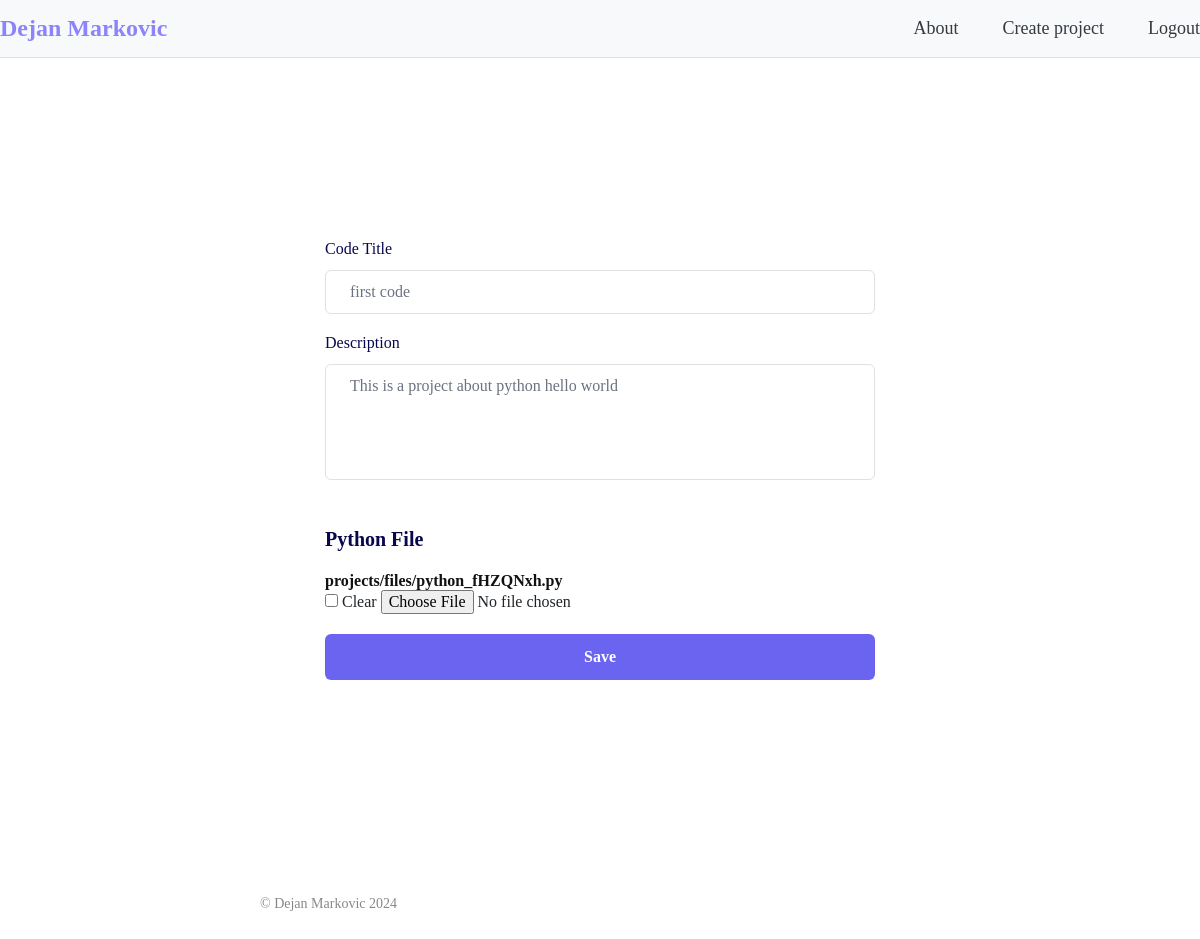
The page /project/13/edit/ (signed in) on the database its author committed.
### portfolio_app/models.py (models this page shows, shortened)
class ProjectDetailModel(models.Model):
    project = models.ForeignKey(ProjectModel, on_delete=models.CASCADE, related_name='details')
    code_title = models.CharField(max_length=255)
    description = models.TextField()
    python_file = models.FileField(upload_to='projects/files/', blank=True, null=True)

### portfolio_app/views.py (the view)
# urls.py: path('project/<int:detail_id>/edit/', views.edit_details_view, name='edit_details'),
@login_required(login_url="portfolio_page")
def edit_details_view(request, detail_id):
    detail = get_object_or_404(ProjectDetailModel, id=detail_id)
    if request.method == 'POST':
        data = request.POST
        form = ProjectDetailForm(data, request.FILES, instance=detail)
        if form.is_valid():
            form.save()
            return redirect('project_detail', project_id=detail.project.id)
        else:
            for field, errors in form.errors.items():
                for error in errors:
                    messages.error(request, error)
            context = {
                'detail': detail,
                'form': form,
                'page_title': 'Edit Details',
            }
            return render(request, 'portfolio_app/edit_project_details.html', context)
    else:
        form = ProjectDetailForm(instance=detail)
        context = {
            'detail': detail,
            'form': form,
            'page_title': 'Edit Details',
        }
        return render(request, 'portfolio_app/edit_project_details.html', context)

### portfolio_app/forms.py (shortened to what this page needs)
class ProjectDetailForm(forms.ModelForm):
    MAX_CODE_TITLE_LENGTH = 255  # Define the maximum length for the code title
    class Meta:
        model = ProjectDetailModel
        fields = ['code_title', 'description', 'python_file']

### portfolio_app/templates/portfolio_app/edit_project_details.html (shortened to what this page needs)
{% extends 'base.html' %}
{% load static %}
{% block content %}
<div class="toast-container position-fixed top-0 end-0 p-3">
  </div>
  <div class="hero">
      <div class="formbold-main-wrapper">
        <div class="formbold-form-wrapper">
          <form method="post" action="{% url 'edit_details' detail.id %}" hx-post="{% url 'edit_details' detail.id %}" hx-target="#project_details" enctype="multipart/form-data" hx-push-url="{% url 'project_detail' detail.id %}">
            <div class="formbold-mb-5">
              <label for="{{ form.code_title.id_for_label }}" class="formbold-form-label">
                  Code Title
              </label>
              <input class="formbold-form-input" type="text" name="{{ form.code_title.name }}" id="{{ form.code_title.id }}"
                  value="{{ form.code_title.value }}" placeholder="{{ form.code_title.label }}">
            </div>
            <div class="formbold-mb-5">
              <label class="formbold-form-label" for="{{ form.description.id_for_label }}">Description</label>
              <textarea class="formbold-form-input" name="{{ form.description.name }}" id="{{ form.description.id }}"
              placeholder="{{ form.description.label }}" rows="5" cols="40">{{ form.description.value }}</textarea>
            </div>
            <div style = "margin-bottom: 20px;" class="mb-6 pt-4">
              <label for="{{ form.python_file.id_for_label }}" class="formbold-form-label formbold-form-label-2">
                Python File
              </label>
                {% if form.python_file.value %}
                <a href="{{ form.python_file.value.url }}" class="file-link" style = "font-size: 1rem;">
                  {{ form.python_file.value.name }}
                </a>
                <input type="checkbox" name="python_file-clear" id="python_file-clear_id">
                <label for="python_file-clear_id">Clear</label>
            {% endif %}
            <input type="file" name="{{ form.python_file.name }}" id="{{ form.python_file.id }}" style="width: 213px;" accept=".py">
            </div>
            <div>
              <button type="submit" class="formbold-btn w-full">Save</button>
            </div>
            </form>
        </div>
      </div>
</div>
<link rel="stylesheet" href="//code.jquery.com/ui/1.13.2/themes/base/jquery-ui.css">
{% endblock %}

### static/www.dejan.works/css/style.css (style rules this page uses)
html, body, div, span, applet, object, iframe, h1, h2, h3, h4, h5, h6, p, blockquote, pre, a, abbr, acronym, address, big, cite, code, del, dfn, em, img, ins, kbd, q, s, samp, small, strike, strong, sub, sup, tt, var, b, u, i, center, dl, dt, dd, ol, ul, li, fieldset, form, label, legend, table, caption, tbody, tfoot, thead, tr, th, td, article, aside, canvas, details, embed, figure, figcaption, footer, header, hgroup, menu, nav, output, ruby, section, summary, time, mark, audio, video { margin: 0; padding: 0; border: 0; font-size: 100%; font: inherit; vertical-align: baseline; font-size: 16px; font-family: 'Geist'; }
a { cursor: pointer; text-decoration: none; }
.hero { max-width: 1200px; margin: 0 auto; padding: 24vh 0 16vh 0; }
.hero a { font-family: 'Geist'; font-weight: 600; color: #111111; text-decoration: none; font-size: 4.5rem; line-height: 120%; }

### portfolio_app/templates/portfolio_app/edit_project_details.html (style rules this page uses)
a.file-link { display: block; max-width: 213px; white-space: nowrap; overflow: visible; text-overflow: ellipsis; }
.formbold-mb-5 { margin-bottom: 20px; }
.formbold-main-wrapper { display: flex; align-items: center; justify-content: center; padding: 48px; }
.formbold-form-wrapper { margin: 0 auto; max-width: 550px; width: 100%; background: white; }
.formbold-form-label { display: block; font-weight: 500; font-size: 16px; color: #07074d; margin-bottom: 12px; }
.formbold-form-label-2 { font-weight: 600; font-size: 20px; margin-bottom: 20px; }
.formbold-form-input { width: 100%; padding: 12px 24px; border-radius: 6px; border: 1px solid #e0e0e0; background: white; font-weight: 500; font-size: 16px; color: #6b7280; outline: none; resize: none; }
.formbold-btn { text-align: center; font-size: 16px; border-radius: 6px; padding: 14px 32px; border: none; font-weight: 600; background-color: #6a64f1; color: white; cursor: pointer; }
.w-full { width: 100%; }

### rows shown on the page
ProjectDetailModel: code_title "first code", description "This is a project about python hello world", python_file.value.name "projects/files/python_fHZQNxh.py"
